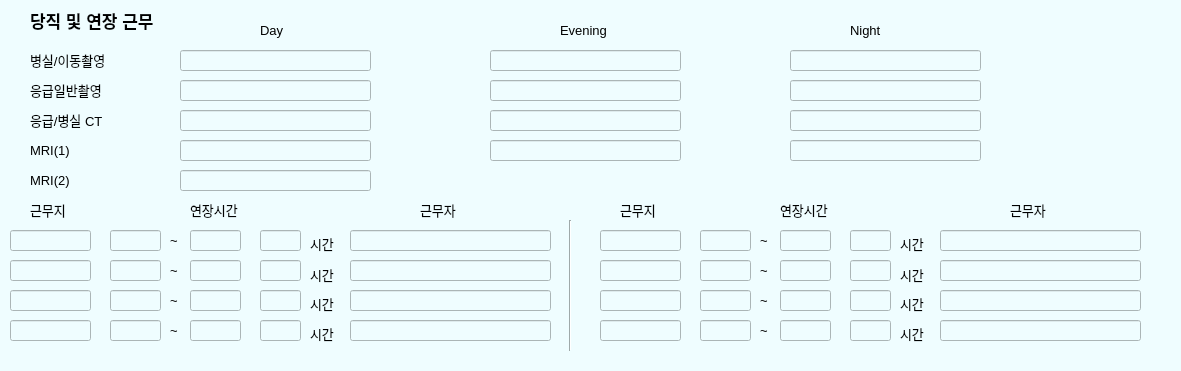
   <widget class="QWidget" name="widget" native="true">
    <property name="geometry">
     <rect>
      <x>30</x>
      <y>580</y>
      <width>1181</width>
      <height>371</height>
     </rect>
    </property>
    <property name="styleSheet">
     <string notr="true">background-color: rgb(239, 253, 255);</string>
    </property>
    <widget class="QLabel" name="label_42">
     <property name="geometry">
      <rect>
       <x>30</x>
       <y>10</y>
       <width>151</width>
       <height>20</height>
      </rect>
     </property>
     <property name="font">
      <font>
       <pointsize>13</pointsize>
       <bold>true</bold>
      </font>
     </property>
     <property name="text">
      <string>당직 및 연장 근무</string>
     </property>
    </widget>
    <widget class="QLabel" name="label_43">
     <property name="geometry">
      <rect>
       <x>30</x>
       <y>50</y>
       <width>101</width>
       <height>20</height>
      </rect>
     </property>
     <property name="font">
      <font>
       <pointsize>10</pointsize>
      </font>
     </property>
     <property name="text">
      <string>병실/이동촬영</string>
     </property>
    </widget>
    <widget class="QLabel" name="label_44">
     <property name="geometry">
      <rect>
       <x>30</x>
       <y>80</y>
       <width>91</width>
       <height>20</height>
      </rect>
     </property>
     <property name="font">
      <font>
       <pointsize>10</pointsize>
      </font>
     </property>
     <property name="text">
      <string>응급일반촬영</string>
     </property>
    </widget>
    <widget class="QLabel" name="label_45">
     <property name="geometry">
      <rect>
       <x>30</x>
       <y>110</y>
       <width>91</width>
       <height>20</height>
      </rect>
     </property>
     <property name="font">
      <font>
       <pointsize>10</pointsize>
      </font>
     </property>
     <property name="text">
      <string>응급/병실 CT</string>
     </property>
    </widget>
    <widget class="QLabel" name="label_46">
     <property name="geometry">
      <rect>
       <x>30</x>
       <y>140</y>
       <width>71</width>
       <height>20</height>
      </rect>
     </property>
     <property name="font">
      <font>
       <pointsize>10</pointsize>
      </font>
     </property>
     <property name="text">
      <string>MRI(1)</string>
     </property>
    </widget>
    <widget class="QLabel" name="label_47">
     <property name="geometry">
      <rect>
       <x>30</x>
       <y>170</y>
       <width>71</width>
       <height>20</height>
      </rect>
     </property>
     <property name="font">
      <font>
       <pointsize>10</pointsize>
      </font>
     </property>
     <property name="text">
      <string>MRI(2)</string>
     </property>
    </widget>
    <widget class="QLabel" name="label_48">
     <property name="geometry">
      <rect>
       <x>260</x>
       <y>20</y>
       <width>71</width>
       <height>20</height>
      </rect>
     </property>
     <property name="font">
      <font>
       <pointsize>10</pointsize>
      </font>
     </property>
     <property name="text">
      <string>Day</string>
     </property>
    </widget>
    <widget class="QLabel" name="label_49">
     <property name="geometry">
      <rect>
       <x>560</x>
       <y>20</y>
       <width>101</width>
       <height>20</height>
      </rect>
     </property>
     <property name="font">
      <font>
       <pointsize>10</pointsize>
      </font>
     </property>
     <property name="text">
      <string>Evening</string>
     </property>
    </widget>
    <widget class="QLabel" name="label_50">
     <property name="geometry">
      <rect>
       <x>850</x>
       <y>20</y>
       <width>101</width>
       <height>20</height>
      </rect>
     </property>
     <property name="font">
      <font>
       <pointsize>10</pointsize>
      </font>
     </property>
     <property name="text">
      <string>Night</string>
     </property>
    </widget>
    <widget class="QLineEdit" name="lineEdit_x_d_n">
     <property name="geometry">
      <rect>
       <x>180</x>
       <y>50</y>
       <width>191</width>
       <height>21</height>
      </rect>
     </property>
    </widget>
    <widget class="QLineEdit" name="lineEdit_e_d_n">
     <property name="geometry">
      <rect>
       <x>180</x>
       <y>80</y>
       <width>191</width>
       <height>21</height>
      </rect>
     </property>
    </widget>
    <widget class="QLineEdit" name="lineEdit_c_d_n">
     <property name="geometry">
      <rect>
       <x>180</x>
       <y>110</y>
       <width>191</width>
       <height>21</height>
      </rect>
     </property>
    </widget>
    <widget class="QLineEdit" name="lineEdit_m_d_n">
     <property name="geometry">
      <rect>
       <x>180</x>
       <y>140</y>
       <width>191</width>
       <height>21</height>
      </rect>
     </property>
    </widget>
    <widget class="QLineEdit" name="lineEdit_m2_n">
     <property name="geometry">
      <rect>
       <x>180</x>
       <y>170</y>
       <width>191</width>
       <height>21</height>
      </rect>
     </property>
    </widget>
    <widget class="QLineEdit" name="lineEdit_m_e_n">
     <property name="geometry">
      <rect>
       <x>490</x>
       <y>140</y>
       <width>191</width>
       <height>21</height>
      </rect>
     </property>
    </widget>
    <widget class="QLineEdit" name="lineEdit_x_e_n">
     <property name="geometry">
      <rect>
       <x>490</x>
       <y>50</y>
       <width>191</width>
       <height>21</height>
      </rect>
     </property>
    </widget>
    <widget class="QLineEdit" name="lineEdit_c_e_n">
     <property name="geometry">
      <rect>
       <x>490</x>
       <y>110</y>
       <width>191</width>
       <height>21</height>
      </rect>
     </property>
    </widget>
    <widget class="QLineEdit" name="lineEdit_e_e_n">
     <property name="geometry">
      <rect>
       <x>490</x>
       <y>80</y>
       <width>191</width>
       <height>21</height>
      </rect>
     </property>
    </widget>
    <widget class="QLineEdit" name="lineEdit_x_n_n">
     <property name="geometry">
      <rect>
       <x>790</x>
       <y>50</y>
       <width>191</width>
       <height>21</height>
      </rect>
     </property>
    </widget>
    <widget class="QLineEdit" name="lineEdit_c_n_n">
     <property name="geometry">
      <rect>
       <x>790</x>
       <y>110</y>
       <width>191</width>
       <height>21</height>
      </rect>
     </property>
    </widget>
    <widget class="QLineEdit" name="lineEdit_e_n_n">
     <property name="geometry">
      <rect>
       <x>790</x>
       <y>80</y>
       <width>191</width>
       <height>21</height>
      </rect>
     </property>
    </widget>
    <widget class="QLineEdit" name="lineEdit_m_n_n">
     <property name="geometry">
      <rect>
       <x>790</x>
       <y>140</y>
       <width>191</width>
       <height>21</height>
      </rect>
     </property>
    </widget>
    <widget class="QLineEdit" name="lineEdit_tn1">
     <property name="geometry">
      <rect>
       <x>350</x>
       <y>230</y>
       <width>201</width>
       <height>21</height>
      </rect>
     </property>
    </widget>
    <widget class="QLineEdit" name="lineEdit_ti1">
     <property name="geometry">
      <rect>
       <x>260</x>
       <y>230</y>
       <width>41</width>
       <height>21</height>
      </rect>
     </property>
    </widget>
    <widget class="QLabel" name="label_59">
     <property name="geometry">
      <rect>
       <x>30</x>
       <y>200</y>
       <width>101</width>
       <height>20</height>
      </rect>
     </property>
     <property name="font">
      <font>
       <pointsize>10</pointsize>
      </font>
     </property>
     <property name="text">
      <string>근무지</string>
     </property>
    </widget>
    <widget class="QLabel" name="label_58">
     <property name="geometry">
      <rect>
       <x>170</x>
       <y>230</y>
       <width>16</width>
       <height>20</height>
      </rect>
     </property>
     <property name="font">
      <font>
       <pointsize>10</pointsize>
      </font>
     </property>
     <property name="text">
      <string>~</string>
     </property>
    </widget>
    <widget class="QLabel" name="label_56">
     <property name="geometry">
      <rect>
       <x>190</x>
       <y>200</y>
       <width>101</width>
       <height>20</height>
      </rect>
     </property>
     <property name="font">
      <font>
       <pointsize>10</pointsize>
      </font>
     </property>
     <property name="text">
      <string>연장시간</string>
     </property>
    </widget>
    <widget class="QLineEdit" name="lineEdit_te1">
     <property name="geometry">
      <rect>
       <x>190</x>
       <y>230</y>
       <width>51</width>
       <height>21</height>
      </rect>
     </property>
    </widget>
    <widget class="QLabel" name="label_60">
     <property name="geometry">
      <rect>
       <x>310</x>
       <y>234</y>
       <width>31</width>
       <height>20</height>
      </rect>
     </property>
     <property name="font">
      <font>
       <pointsize>10</pointsize>
      </font>
     </property>
     <property name="text">
      <string>시간</string>
     </property>
    </widget>
    <widget class="QLineEdit" name="lineEdit_ts1">
     <property name="geometry">
      <rect>
       <x>110</x>
       <y>230</y>
       <width>51</width>
       <height>21</height>
      </rect>
     </property>
    </widget>
    <widget class="QLineEdit" name="lineEdit_p1">
     <property name="geometry">
      <rect>
       <x>10</x>
       <y>230</y>
       <width>81</width>
       <height>21</height>
      </rect>
     </property>
    </widget>
    <widget class="QLabel" name="label_57">
     <property name="geometry">
      <rect>
       <x>420</x>
       <y>200</y>
       <width>101</width>
       <height>20</height>
      </rect>
     </property>
     <property name="font">
      <font>
       <pointsize>10</pointsize>
      </font>
     </property>
     <property name="text">
      <string>근무자</string>
     </property>
    </widget>
    <widget class="QLineEdit" name="lineEdit_tn2">
     <property name="geometry">
      <rect>
       <x>350</x>
       <y>260</y>
       <width>201</width>
       <height>21</height>
      </rect>
     </property>
    </widget>
    <widget class="QLabel" name="label_63">
     <property name="geometry">
      <rect>
       <x>170</x>
       <y>260</y>
       <width>16</width>
       <height>20</height>
      </rect>
     </property>
     <property name="font">
      <font>
       <pointsize>10</pointsize>
      </font>
     </property>
     <property name="text">
      <string>~</string>
     </property>
    </widget>
    <widget class="QLabel" name="label_64">
     <property name="geometry">
      <rect>
       <x>310</x>
       <y>265</y>
       <width>31</width>
       <height>20</height>
      </rect>
     </property>
     <property name="font">
      <font>
       <pointsize>10</pointsize>
      </font>
     </property>
     <property name="text">
      <string>시간</string>
     </property>
    </widget>
    <widget class="QLineEdit" name="lineEdit_te2">
     <property name="geometry">
      <rect>
       <x>190</x>
       <y>260</y>
       <width>51</width>
       <height>21</height>
      </rect>
     </property>
    </widget>
    <widget class="QLineEdit" name="lineEdit_ti2">
     <property name="geometry">
      <rect>
       <x>260</x>
       <y>260</y>
       <width>41</width>
       <height>21</height>
      </rect>
     </property>
    </widget>
    <widget class="QLineEdit" name="lineEdit_ts2">
     <property name="geometry">
      <rect>
       <x>110</x>
       <y>260</y>
       <width>51</width>
       <height>21</height>
      </rect>
     </property>
    </widget>
    <widget class="QLineEdit" name="lineEdit_p2">
     <property name="geometry">
      <rect>
       <x>10</x>
       <y>260</y>
       <width>81</width>
       <height>21</height>
      </rect>
     </property>
    </widget>
    <widget class="QLineEdit" name="lineEdit_tn3">
     <property name="geometry">
      <rect>
       <x>350</x>
       <y>290</y>
       <width>201</width>
       <height>21</height>
      </rect>
     </property>
    </widget>
    <widget class="QLabel" name="label_66">
     <property name="geometry">
      <rect>
       <x>310</x>
       <y>294</y>
       <width>31</width>
       <height>20</height>
      </rect>
     </property>
     <property name="font">
      <font>
       <pointsize>10</pointsize>
      </font>
     </property>
     <property name="text">
      <string>시간</string>
     </property>
    </widget>
    <widget class="QLineEdit" name="lineEdit_p3">
     <property name="geometry">
      <rect>
       <x>10</x>
       <y>290</y>
       <width>81</width>
       <height>21</height>
      </rect>
     </property>
    </widget>
    <widget class="QLineEdit" name="lineEdit_ti3">
     <property name="geometry">
      <rect>
       <x>260</x>
       <y>290</y>
       <width>41</width>
       <height>21</height>
      </rect>
     </property>
    </widget>
    <widget class="QLineEdit" name="lineEdit_ts3">
     <property name="geometry">
      <rect>
       <x>110</x>
       <y>290</y>
       <width>51</width>
       <height>21</height>
      </rect>
     </property>
    </widget>
    <widget class="QLabel" name="label_65">
     <property name="geometry">
      <rect>
       <x>170</x>
       <y>290</y>
       <width>16</width>
       <height>20</height>
      </rect>
     </property>
     <property name="font">
      <font>
       <pointsize>10</pointsize>
      </font>
     </property>
     <property name="text">
      <string>~</string>
     </property>
    </widget>
    <widget class="QLineEdit" name="lineEdit_te3">
     <property name="geometry">
      <rect>
       <x>190</x>
       <y>290</y>
       <width>51</width>
       <height>21</height>
      </rect>
     </property>
    </widget>
    <widget class="QLineEdit" name="lineEdit_tn4">
     <property name="geometry">
      <rect>
       <x>350</x>
       <y>320</y>
       <width>201</width>
       <height>21</height>
      </rect>
     </property>
    </widget>
    <widget class="QLabel" name="label_67">
     <property name="geometry">
      <rect>
       <x>170</x>
       <y>320</y>
       <width>16</width>
       <height>20</height>
      </rect>
     </property>
     <property name="font">
      <font>
       <pointsize>10</pointsize>
      </font>
     </property>
     <property name="text">
      <string>~</string>
     </property>
    </widget>
    <widget class="QLineEdit" name="lineEdit_p4">
     <property name="geometry">
      <rect>
       <x>10</x>
       <y>320</y>
       <width>81</width>
       <height>21</height>
      </rect>
     </property>
    </widget>
    <widget class="QLineEdit" name="lineEdit_ts4">
     <property name="geometry">
      <rect>
       <x>110</x>
       <y>320</y>
       <width>51</width>
       <height>21</height>
      </rect>
     </property>
    </widget>
    <widget class="QLabel" name="label_68">
     <property name="geometry">
      <rect>
       <x>310</x>
       <y>324</y>
       <width>31</width>
       <height>20</height>
      </rect>
     </property>
     <property name="font">
      <font>
       <pointsize>10</pointsize>
      </font>
     </property>
     <property name="text">
      <string>시간</string>
     </property>
    </widget>
    <widget class="QLineEdit" name="lineEdit_ti4">
     <property name="geometry">
      <rect>
       <x>260</x>
       <y>320</y>
       <width>41</width>
       <height>21</height>
      </rect>
     </property>
    </widget>
    <widget class="QLineEdit" name="lineEdit_te4">
     <property name="geometry">
      <rect>
       <x>190</x>
       <y>320</y>
       <width>51</width>
       <height>21</height>
      </rect>
     </property>
    </widget>
    <widget class="QLabel" name="label_69">
     <property name="geometry">
      <rect>
       <x>760</x>
       <y>320</y>
       <width>16</width>
       <height>20</height>
      </rect>
     </property>
     <property name="font">
      <font>
       <pointsize>10</pointsize>
      </font>
     </property>
     <property name="text">
      <string>~</string>
     </property>
    </widget>
    <widget class="QLineEdit" name="lineEdit_ti5">
     <property name="geometry">
      <rect>
       <x>850</x>
       <y>230</y>
       <width>41</width>
       <height>21</height>
      </rect>
     </property>
    </widget>
    <widget class="QLabel" name="label_70">
     <property name="geometry">
      <rect>
       <x>760</x>
       <y>260</y>
       <width>16</width>
       <height>20</height>
      </rect>
     </property>
     <property name="font">
      <font>
       <pointsize>10</pointsize>
      </font>
     </property>
     <property name="text">
      <string>~</string>
     </property>
    </widget>
    <widget class="QLabel" name="label_71">
     <property name="geometry">
      <rect>
       <x>900</x>
       <y>294</y>
       <width>31</width>
       <height>20</height>
      </rect>
     </property>
     <property name="font">
      <font>
       <pointsize>10</pointsize>
      </font>
     </property>
     <property name="text">
      <string>시간</string>
     </property>
    </widget>
    <widget class="QLabel" name="label_72">
     <property name="geometry">
      <rect>
       <x>900</x>
       <y>265</y>
       <width>31</width>
       <height>20</height>
      </rect>
     </property>
     <property name="font">
      <font>
       <pointsize>10</pointsize>
      </font>
     </property>
     <property name="text">
      <string>시간</string>
     </property>
    </widget>
    <widget class="QLabel" name="label_73">
     <property name="geometry">
      <rect>
       <x>620</x>
       <y>200</y>
       <width>101</width>
       <height>20</height>
      </rect>
     </property>
     <property name="font">
      <font>
       <pointsize>10</pointsize>
      </font>
     </property>
     <property name="text">
      <string>근무지</string>
     </property>
    </widget>
    <widget class="QLineEdit" name="lineEdit_tn7">
     <property name="geometry">
      <rect>
       <x>940</x>
       <y>290</y>
       <width>201</width>
       <height>21</height>
      </rect>
     </property>
    </widget>
    <widget class="QLabel" name="label_74">
     <property name="geometry">
      <rect>
       <x>760</x>
       <y>230</y>
       <width>16</width>
       <height>20</height>
      </rect>
     </property>
     <property name="font">
      <font>
       <pointsize>10</pointsize>
      </font>
     </property>
     <property name="text">
      <string>~</string>
     </property>
    </widget>
    <widget class="QLineEdit" name="lineEdit_tn8">
     <property name="geometry">
      <rect>
       <x>940</x>
       <y>320</y>
       <width>201</width>
       <height>21</height>
      </rect>
     </property>
    </widget>
    <widget class="QLabel" name="label_75">
     <property name="geometry">
      <rect>
       <x>780</x>
       <y>200</y>
       <width>101</width>
       <height>20</height>
      </rect>
     </property>
     <property name="font">
      <font>
       <pointsize>10</pointsize>
      </font>
     </property>
     <property name="text">
      <string>연장시간</string>
     </property>
    </widget>
    <widget class="QLineEdit" name="lineEdit_p7">
     <property name="geometry">
      <rect>
       <x>600</x>
       <y>290</y>
       <width>81</width>
       <height>21</height>
      </rect>
     </property>
    </widget>
    <widget class="QLineEdit" name="lineEdit_te5">
     <property name="geometry">
      <rect>
       <x>780</x>
       <y>230</y>
       <width>51</width>
       <height>21</height>
      </rect>
     </property>
    </widget>
    <widget class="QLineEdit" name="lineEdit_ti7">
     <property name="geometry">
      <rect>
       <x>850</x>
       <y>290</y>
       <width>41</width>
       <height>21</height>
      </rect>
     </property>
    </widget>
    <widget class="QLineEdit" name="lineEdit_p8">
     <property name="geometry">
      <rect>
       <x>600</x>
       <y>320</y>
       <width>81</width>
       <height>21</height>
      </rect>
     </property>
    </widget>
    <widget class="QLineEdit" name="lineEdit_ts8">
     <property name="geometry">
      <rect>
       <x>700</x>
       <y>320</y>
       <width>51</width>
       <height>21</height>
      </rect>
     </property>
    </widget>
    <widget class="QLineEdit" name="lineEdit_ts7">
     <property name="geometry">
      <rect>
       <x>700</x>
       <y>290</y>
       <width>51</width>
       <height>21</height>
      </rect>
     </property>
    </widget>
    <widget class="QLabel" name="label_76">
     <property name="geometry">
      <rect>
       <x>900</x>
       <y>234</y>
       <width>31</width>
       <height>20</height>
      </rect>
     </property>
     <property name="font">
      <font>
       <pointsize>10</pointsize>
      </font>
     </property>
     <property name="text">
      <string>시간</string>
     </property>
    </widget>
    <widget class="QLineEdit" name="lineEdit_te6">
     <property name="geometry">
      <rect>
       <x>780</x>
       <y>260</y>
       <width>51</width>
       <height>21</height>
      </rect>
     </property>
    </widget>
    <widget class="QLineEdit" name="lineEdit_ti6">
     <property name="geometry">
      <rect>
       <x>850</x>
       <y>260</y>
       <width>41</width>
       <height>21</height>
      </rect>
     </property>
    </widget>
    <widget class="QLineEdit" name="lineEdit_ts6">
     <property name="geometry">
      <rect>
       <x>700</x>
       <y>260</y>
       <width>51</width>
       <height>21</height>
      </rect>
     </property>
    </widget>
    <widget class="QLabel" name="label_77">
     <property name="geometry">
      <rect>
       <x>900</x>
       <y>324</y>
       <width>31</width>
       <height>20</height>
      </rect>
     </property>
     <property name="font">
      <font>
       <pointsize>10</pointsize>
      </font>
     </property>
     <property name="text">
      <string>시간</string>
     </property>
    </widget>
    <widget class="QLineEdit" name="lineEdit_ts5">
     <property name="geometry">
      <rect>
       <x>700</x>
       <y>230</y>
       <width>51</width>
       <height>21</height>
      </rect>
     </property>
    </widget>
    <widget class="QLineEdit" name="lineEdit_p5">
     <property name="geometry">
      <rect>
       <x>600</x>
       <y>230</y>
       <width>81</width>
       <height>21</height>
      </rect>
     </property>
    </widget>
    <widget class="QLabel" name="label_78">
     <property name="geometry">
      <rect>
       <x>1010</x>
       <y>200</y>
       <width>101</width>
       <height>20</height>
      </rect>
     </property>
     <property name="font">
      <font>
       <pointsize>10</pointsize>
      </font>
     </property>
     <property name="text">
      <string>근무자</string>
     </property>
    </widget>
    <widget class="QLabel" name="label_79">
     <property name="geometry">
      <rect>
       <x>760</x>
       <y>290</y>
       <width>16</width>
       <height>20</height>
      </rect>
     </property>
     <property name="font">
      <font>
       <pointsize>10</pointsize>
      </font>
     </property>
     <property name="text">
      <string>~</string>
     </property>
    </widget>
    <widget class="QLineEdit" name="lineEdit_tn6">
     <property name="geometry">
      <rect>
       <x>940</x>
       <y>260</y>
       <width>201</width>
       <height>21</height>
      </rect>
     </property>
    </widget>
    <widget class="QLineEdit" name="lineEdit_p6">
     <property name="geometry">
      <rect>
       <x>600</x>
       <y>260</y>
       <width>81</width>
       <height>21</height>
      </rect>
     </property>
    </widget>
    <widget class="QLineEdit" name="lineEdit_te7">
     <property name="geometry">
      <rect>
       <x>780</x>
       <y>290</y>
       <width>51</width>
       <height>21</height>
      </rect>
     </property>
    </widget>
    <widget class="QLineEdit" name="lineEdit_ti8">
     <property name="geometry">
      <rect>
       <x>850</x>
       <y>320</y>
       <width>41</width>
       <height>21</height>
      </rect>
     </property>
    </widget>
    <widget class="QLineEdit" name="lineEdit_te8">
     <property name="geometry">
      <rect>
       <x>780</x>
       <y>320</y>
       <width>51</width>
       <height>21</height>
      </rect>
     </property>
    </widget>
    <widget class="QLineEdit" name="lineEdit_tn5">
     <property name="geometry">
      <rect>
       <x>940</x>
       <y>230</y>
       <width>201</width>
       <height>21</height>
      </rect>
     </property>
    </widget>
    <widget class="Line" name="line">
     <property name="geometry">
      <rect>
       <x>560</x>
       <y>220</y>
       <width>20</width>
       <height>131</height>
      </rect>
     </property>
     <property name="orientation">
      <enum>Qt::Orientation::Vertical</enum>
     </property>
    </widget>
   </widget>
